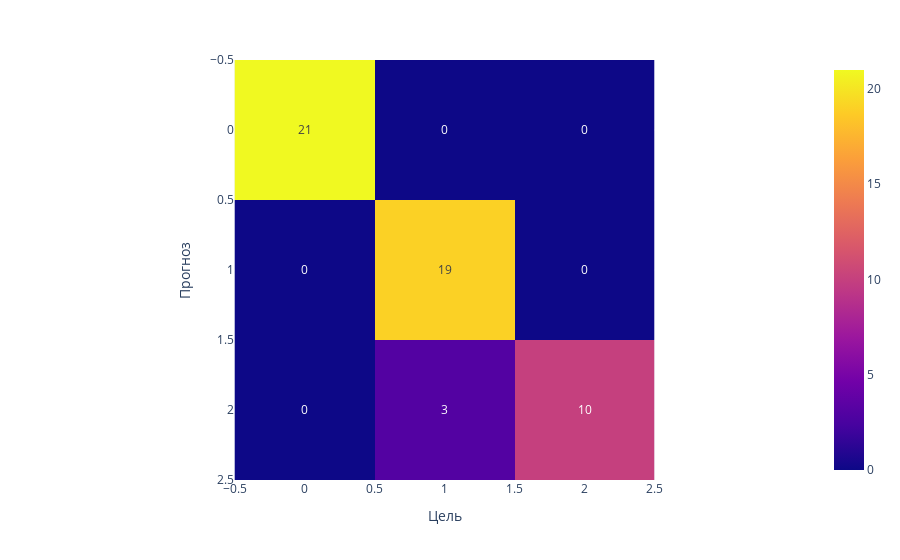

Here is the notebook cell this chart was saved with:
### Code cell
metrics_printing(svm_preds, y_test)  # качество
plt.rcParams['figure.figsize'] = (10, 10)
fig = px.imshow(confusion_matrix(svm_preds, y_test), text_auto=True)
fig.update_layout(xaxis_title='Цель', yaxis_title='Прогноз')

### Figure 1 — Plotly figure (JSON) as saved in the notebook; plotly's stock layout.template omitted (floating-point values rounded to 4 significant figures)
{"data": [{"coloraxis": "coloraxis", "name": "0", "texttemplate": "%{z}", "z": [[21, 0, 0], [0, 19, 0], [0, 3, 10]], "type": "heatmap", "xaxis": "x", "yaxis": "y", "hovertemplate": "x: %{x}<br>y: %{y}<br>color: %{z}<extra></extra>"}], "layout": {"xaxis": {"anchor": "y", "domain": [0.0, 1.0], "scaleanchor": "y", "constrain": "domain", "title": {"text": "Цель"}}, "yaxis": {"anchor": "x", "domain": [0.0, 1.0], "autorange": "reversed", "constrain": "domain", "title": {"text": "Прогноз"}}, "coloraxis": {"colorscale": [[0.0, "#0d0887"], [0.1111, "#46039f"], [0.2222, "#7201a8"], [0.3333, "#9c179e"], [0.4444, "#bd3786"], [0.5556, "#d8576b"], [0.6667, "#ed7953"], [0.7778, "#fb9f3a"], [0.8889, "#fdca26"], [1.0, "#f0f921"]]}, "margin": {"t": 60}}}
